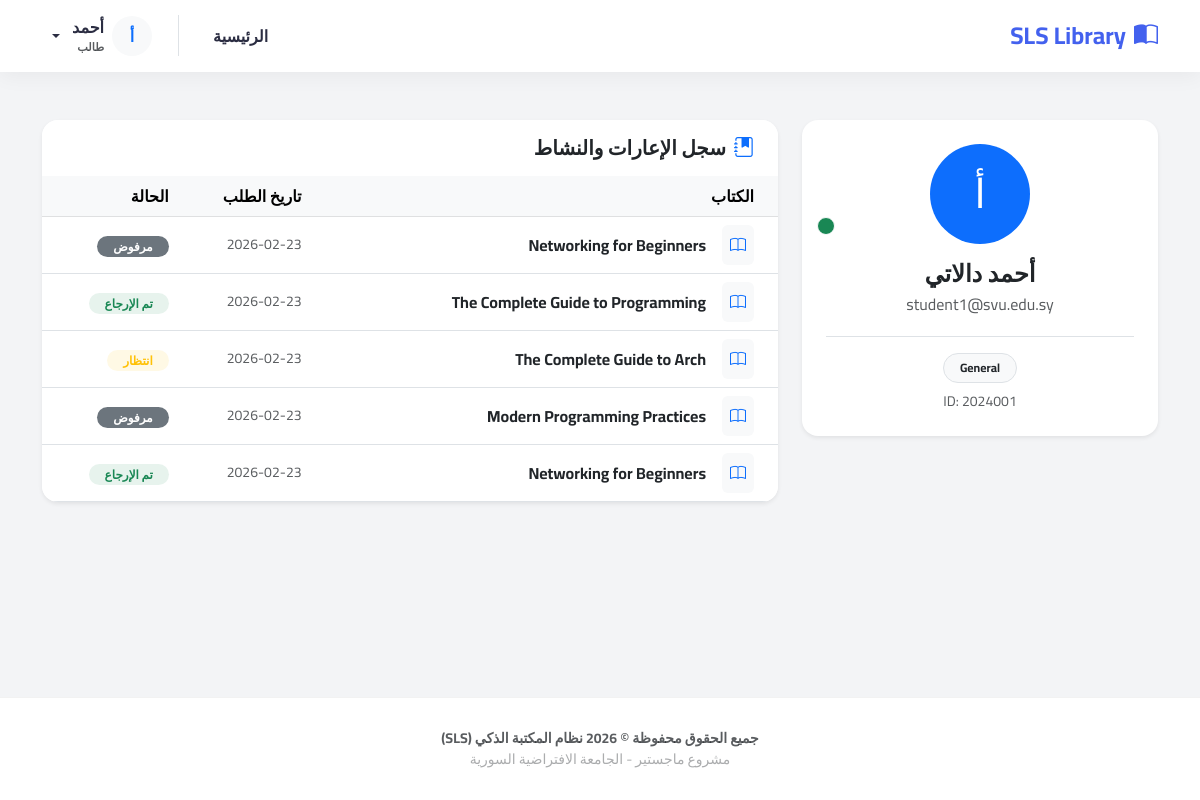
Page /profile/ (signed in) on the committed database.
### library/models.py (models this page shows, shortened)
class StudentProfile(models.Model):
    MAJOR_CHOICES = [
        ('General', 'سنة تحضيرية / عام'),
        ('CS', 'علم الحاسوب (Computer Science)'),
        ('SE', 'هندسة برمجيات (Software Engineering)'),
        ('AI', 'ذكاء اصطناعي (AI)'),
        ('CyberSec', 'أمن سيبراني (Cyber Security)'),
        ('Med', 'طب بشري'),
        ('Dent', 'طب أسنان'),
        ('Pharm', 'صيدلة'),
        ('Arch', 'هندسة معمارية'),
        ('Civil', 'هندسة مدنية'),
        ('Business', 'إدارة أعمال'),
        ('Law', 'حقوق'),
    ]
    user = models.OneToOneField(User, on_delete=models.CASCADE)
    student_id = models.CharField(max_length=20, unique=True, verbose_name="الرقم الجامعي")
    major = models.CharField(
        max_length=50,
        choices=MAJOR_CHOICES,
        default='General',
        verbose_name="التخصص الدراسي"
    )
    interest_fingerprint = models.TextField(blank=True, null=True, verbose_name="بصمة الاهتمامات")

class Transaction(models.Model):
    STATUS_CHOICES = [
        ('pending', 'قيد الانتظار (طلب إلكتروني)'),
        ('active', 'جاري (تم التسليم للطالب)'),
        ('returned', 'تم الإرجاع للمكتبة'),
        ('rejected', 'مرفوض'),
    ]
    book = models.ForeignKey(Book, on_delete=models.CASCADE, verbose_name="الكتاب")
    student = models.ForeignKey(StudentProfile, on_delete=models.CASCADE, verbose_name="الطالب")
    request_date = models.DateTimeField(auto_now_add=True, verbose_name="تاريخ الطلب")
    borrow_date = models.DateTimeField(null=True, blank=True, verbose_name="تاريخ الاستلام الفعلي")
    due_date = models.DateTimeField(null=True, blank=True, verbose_name="تاريخ الاستحقاق")
    return_date = models.DateTimeField(null=True, blank=True, verbose_name="تاريخ الإرجاع")
    status = models.CharField(max_length=20, choices=STATUS_CHOICES, default='pending', verbose_name="حالة الطلب")
    user_rating = models.IntegerField(null=True, blank=True, verbose_name="التقييم (1-5)")
    class Meta:
        verbose_name = "عملية إعارة"
        verbose_name_plural = "عمليات الإعارة"
        ordering = ['-request_date']

class Book(models.Model):
    CATEGORY_CHOICES = [
        ('Programming', 'برمجة وتطوير (Programming)'),
        ('CyberSecurity', 'أمن سيبراني (Cyber Security)'),
        ('AI', 'ذكاء اصطناعي (AI & Data Science)'),
        ('Networking', 'شبكات واتصالات (Networking)'),
        ('Medical', 'طب بشري (Human Medicine)'),
        ('Pharmacy', 'صيدلة (Pharmacy)'),
        ('Dentistry', 'طب أسنان (Dentistry)'),
        ('Nursing', 'تمريض (Nursing)'),
        ('Engineering', 'هندسة عامة (General Engineering)'),
        ('CivilEng', 'هندسة مدنية (Civil Engineering)'),
        ('Arch', 'هندسة معمارية (Architecture)'),
        ('Electrical', 'هندسة كهربائية (Electrical Eng)'),
        ('Law', 'قانون وحقوق (Law)'),
        ('Economics', 'اقتصاد وإدارة أعمال (Economics & Business)'),
        ('Psychology', 'علم نفس (Psychology)'),
        ('Sociology', 'علم اجتماع (Sociology)'),
        ('History', 'تاريخ (History)'),
        ('Geography', 'جغرافيا (Geography)'),
        ('Literature', 'أدب ولغات (Literature & Languages)'),
        ('Religion', 'شريعة ودراسات إسلامية (Islamic Studies)'),
        ('Math', 'رياضيات (Mathematics)'),
        ('Physics', 'فيزياء (Physics)'),
        ('Chemistry', 'كيمياء (Chemistry)'),
        ('Biology', 'أحياء (Biology)'),
        ('Arts', 'فنون وتصميم (Arts & Design)'),
        ('General', 'ثقافة عامة (General Culture)'),
    ]
    title = models.CharField(max_length=200, verbose_name="عنوان الكتاب")
    author = models.CharField(max_length=100, verbose_name="المؤلف")
    isbn = models.CharField(max_length=13, blank=True, null=True, verbose_name="رقم الإيداع (ISBN)")
    category = models.CharField(max_length=50, choices=CATEGORY_CHOICES, default='General', verbose_name="التصنيف")
    description = models.TextField(blank=True, verbose_name="وصف الكتاب")
    cover_image_url = models.URLField(blank=True, null=True, verbose_name="رابط الغلاف")
    page_count = models.IntegerField(default=100, verbose_name="عدد الصفحات")
    total_copies = models.IntegerField(default=1, verbose_name="العدد الكلي")
    available_copies = models.IntegerField(default=1, verbose_name="النسخ المتاحة")
    tags = models.CharField(max_length=200, blank=True, verbose_name="وسوم")
    embedding = models.JSONField(blank=True, null=True, verbose_name="البصمة الرقمية (AI Vector)")
    created_at = models.DateTimeField(auto_now_add=True)

### library/views.py (the view)
# urls.py: path('profile/', views.profile_view, name='profile'),
@login_required
def profile_view(request):
    try:
        student = request.user.studentprofile
    except StudentProfile.DoesNotExist:
        messages.error(request, "ملف الطالب غير موجود.")
        return redirect('library:home')
    transactions = Transaction.objects.filter(student=student).order_by('-request_date')
    borrowed_tags = transactions.values_list('book__tags', flat=True)
    all_tags = []
    for tags_string in borrowed_tags:
        if tags_string:
            all_tags.extend([t.strip() for t in tags_string.split(',') if t.strip()])
    interest_cloud = [tag for tag, count in Counter(all_tags).most_common(10)]
    return render(request, 'library/profile.html', {
        'student': student,
        'transactions': transactions,
        'interest_cloud': interest_cloud,
    })

### templates/library/profile.html (shortened to what this page needs)
{% extends 'library/base.html' %}
{% block content %}
<div class="container my-5">
    <div class="row g-4">
        <div class="col-md-4">
            <div class="card border-0 shadow-sm rounded-4 text-center p-4">
                <div class="mb-3 position-relative d-inline-block">
                    <div class="bg-primary text-white rounded-circle d-flex align-items-center justify-content-center mx-auto" style="width: 100px; height: 100px; font-size: 2.5rem;">
                        {{ user.first_name|slice:":1" }}
                    </div>
                    <span class="position-absolute bottom-0 start-100 translate-middle p-2 bg-success border border-light rounded-circle">
                    </span>
                </div>
                <h4 class="fw-bold mb-1">{{ user.first_name }} {{ user.last_name }}</h4>
                <p class="text-muted mb-1">{{ user.email }}</p>
                {% if user.studentprofile %}
                    <div class="mt-3 pt-3 border-top">
                        <span class="badge bg-light text-dark border rounded-pill px-3 py-2">
                            {{ user.studentprofile.major }}
                        </span>
                        <div class="small text-muted mt-2">ID: {{ user.studentprofile.student_id }}</div>
                    </div>
                {% endif %}
            </div>
        </div>
        <div class="col-md-8">
            <div class="card border-0 shadow-sm rounded-4 overflow-hidden">
                <div class="card-header bg-white py-3 border-0">
                    <h5 class="fw-bold mb-0"><i class="bi bi-journal-bookmark-fill me-2 text-primary"></i>سجل الإعارات والنشاط</h5>
                </div>
                <div class="card-body p-0">
                    {% if transactions %}
                        <div class="table-responsive">
                            <table class="table table-hover mb-0 align-middle">
                                <thead class="table-light">
                                    <tr>
                                        <th class="ps-4">الكتاب</th>
                                        <th>تاريخ الطلب</th>
                                        <th>الحالة</th>
                                    </tr>
                                </thead>
                                <tbody>
                                    {% for trans in transactions %}
                                    <tr>
                                        <td class="ps-4">
                                            <div class="d-flex align-items-center">
                                                <div class="bg-light rounded p-2 me-3 text-primary">
                                                    <i class="bi bi-book"></i>
                                                </div>
                                                <div>
                                                    <a href="{% url 'library:book_detail' trans.book.id %}" class="fw-bold text-decoration-none text-dark">
                                                        {{ trans.book.title }}
                                                    </a>
                                                </div>
                                            </div>
                                        </td>
                                        <td class="text-muted small">
                                            {{ trans.request_date|date:"Y-m-d" }}
                                        </td>
                                        <td>
                                            {% if trans.status == 'returned' %}
                                                <span class="badge bg-success bg-opacity-10 text-success rounded-pill px-3">تم الإرجاع</span>
                                            {% elif trans.status == 'active' %}
                                                <span class="badge bg-primary bg-opacity-10 text-primary rounded-pill px-3">جارية</span>
                                            {% elif trans.status == 'pending' %}
                                                <span class="badge bg-warning bg-opacity-10 text-warning rounded-pill px-3">انتظار</span>
                                            {% else %}
                                                <span class="badge bg-secondary rounded-pill px-3">{{ trans.get_status_display }}</span>
                                            {% endif %}
                                        </td>
                                    </tr>
                                    {% endfor %}
                                </tbody>
                            </table>
                        </div>
                    {% endif %}
                </div>
            </div>
        </div>
    </div>
</div>
{% endblock %}

### templates/library/base.html (shortened to what this page needs)
<!DOCTYPE html>
<html lang="ar" dir="rtl">
<head>
    <link rel="stylesheet" href="https://cdn.jsdelivr.net/npm/bootstrap@5.3.0/dist/css/bootstrap.rtl.min.css">
    <link rel="stylesheet" href="https://cdn.jsdelivr.net/npm/bootstrap-icons@1.11.0/font/bootstrap-icons.css">
</head>
<body>
    <nav class="navbar navbar-expand-lg sticky-top">
        <div class="container">
            <a class="navbar-brand" href="{% url 'library:home' %}">
                <i class="bi bi-book-half me-2"></i>SLS Library
            </a>
            <div class="collapse navbar-collapse" id="navbarNav">
                <ul class="navbar-nav ms-auto mb-2 mb-lg-0">
                    <li class="nav-item">
                        <a class="nav-link" href="{% url 'library:home' %}">الرئيسية</a>
                    </li>
                </ul>
                <div class="d-flex align-items-center border-start ps-3 ms-3">
                    {% if user.is_authenticated %}
                        <div class="dropdown">
                            <a class="nav-link dropdown-toggle d-flex align-items-center gap-2" href="#" role="button" data-bs-toggle="dropdown">
                                <div class="bg-light rounded-circle d-flex align-items-center justify-content-center text-primary fw-bold" style="width: 40px; height: 40px;">
                                    {{ user.first_name|slice:":1" }}
                                </div>
                                <div>
                                    <span class="fw-bold">{{ user.first_name }}</span>
                                    {% if user.is_superuser %}
                                        <span class="admin-badge d-block text-center">مشرف النظام</span>
                                    {% else %}
                                        <span class="text-muted d-block small" style="font-size: 0.7rem;">طالب</span>
                                    {% endif %}
                                </div>
                            </a>
                        </div>
                    {% else %}
                        <a href="{% url 'library:login' %}" class="btn btn-outline-primary btn-auth me-2">دخول</a>
                        <a href="{% url 'library:register' %}" class="btn btn-primary btn-auth">حساب جديد</a>
                    {% endif %}
                </div>
            </div>
        </div>
    </nav>
    <main>
        {% block content %}
        {% endblock %}
    </main>
    <footer class="text-center text-muted">
        <div class="container">
            <p class="mb-0 small fw-bold">جميع الحقوق محفوظة © 2026 نظام المكتبة الذكي (SLS)</p>
            <p class="mb-0 small opacity-50">مشروع ماجستير - الجامعة الافتراضية السورية</p>
        </div>
    </footer>
</body>
</html>

### templates/library/base.html (style rules this page uses)
:root { --primary-color: #4361ee; --secondary-color: #3f37c9; --accent-color: #4cc9f0; --bg-color: #f3f4f6; --card-bg: #ffffff; --text-main: #2b2d42; --text-muted: #8d99ae; }
body { font-family: 'Cairo', sans-serif; background-color: var(--bg-color); color: var(--text-main); min-height: 100vh; display: flex; flex-direction: column; }
.navbar { background: rgba(255, 255, 255, 0.95); backdrop-filter: blur(10px); box-shadow: 0 4px 20px rgba(0,0,0,0.05); padding: 0.8rem 0; }
.navbar-brand { font-weight: 700; color: var(--primary-color) !important; font-size: 1.5rem; }
.nav-link { color: var(--text-main) !important; font-weight: 600; margin: 0 10px; transition: color 0.3s; }
.card { background: var(--card-bg); border: none; border-radius: 16px; box-shadow: 0 10px 30px rgba(0,0,0,0.04); transition: transform 0.3s ease, box-shadow 0.3s ease; overflow: hidden; }
.card-header { background: transparent; border-bottom: 1px solid rgba(0,0,0,0.05); padding: 1.5rem; }
footer { margin-top: auto; background: white; padding: 30px 0; border-top: 1px solid rgba(0,0,0,0.05); }

### rows in the picture
Transaction: status "تم الإرجاع"
Transaction: status "انتظار"
Transaction: status "تم الإرجاع"

### other values in the picture
{{ user.first_name|slice:":1" }} "أ"
{{ user.first_name }} "أحمد"
{{ user.last_name }} "دالاتي"
{{ user.email }} "student1@svu.edu.sy"
{{ user.studentprofile.major }} "General"
{{ user.studentprofile.student_id }} "2024001"
